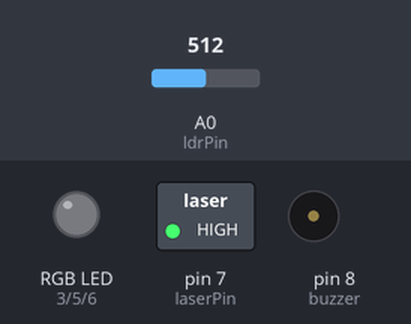
Recording of a sketch running on a simulated Arduino Uno, built with avr-gcc and run on an emulated ATmega328P. Parts: switched loads named in the sketch (green lamp = pin HIGH), an RGB LED mixed from three pins (HIGH = lit), buzzer (waves = sounding). The test bench sets the inputs (shaded band); at power-on: A0 (ldrPin) = 512.

Above: at 1.2 s.
1.3 s: A0 (ldrPin) set to 484
At 8.3 s:
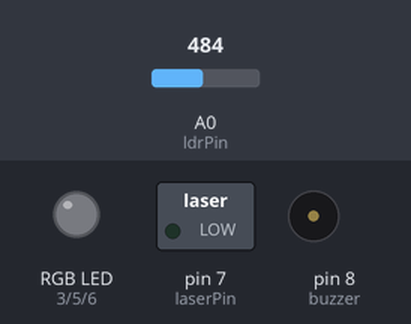
At 9.3 s:
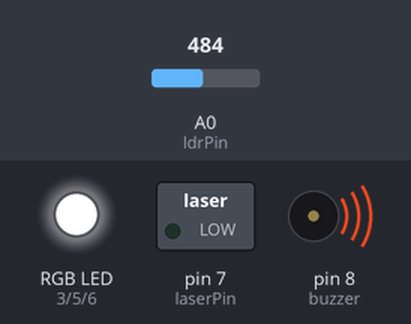
Timing chart, 0 to 10.3 s (numbered marks = the images above; inputs shaded):
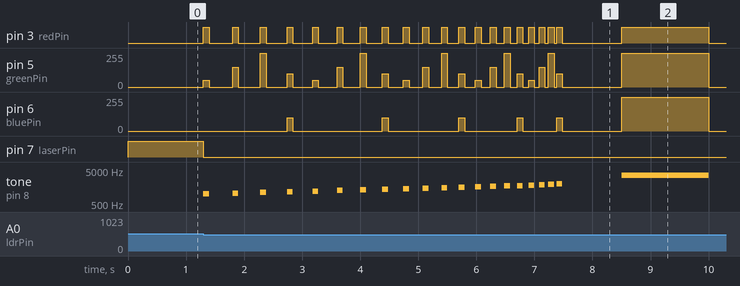

Measured:
- the behaviour switches between 500 and 499 on A0 (ldrPin) (found by bisection; images 0 and 1)
- after the input at 1.3 s, pin 3 (redPin): LOW → HIGH at once, → LOW 0.10 s later, → HIGH 0.40 s later, → LOW 0.10 s later, … (42 changes in this stretch); pin 5 (greenPin): 0/255 → 50/255 at once, → 0/255 0.10 s later, → 150/255 0.40 s later, → 0/255 0.10 s later, … (42 changes in this stretch)

The sketch:

alarmaLaser.ino
```cpp
// Pines
int buzzer = 8;
int redPin = 3;
int greenPin = 5;
int bluePin = 6;
int ldrPin = A0;     // Entrada analógica para la LDR
int laserPin = 7;    // Pin digital para controlar el láser

int laserThreshold = 500; // Ajusta este valor según tu entorno

void setup() {
  pinMode(buzzer, OUTPUT);
  pinMode(redPin, OUTPUT);
  pinMode(greenPin, OUTPUT);
  pinMode(bluePin, OUTPUT);
  pinMode(ldrPin, INPUT);
  pinMode(laserPin, OUTPUT);

  digitalWrite(laserPin, HIGH); // Encender el láser al iniciar
}

void loop() {
  int ldrValue = analogRead(ldrPin);

  if (ldrValue < laserThreshold) {
    digitalWrite(laserPin, LOW); // Apagar láser durante la alarma (opcional)
    activarAlarma();
    digitalWrite(laserPin, HIGH); // Volver a encender después
  }
}

// Función de alarma con pip acelerado, colores cálidos y pitido final largo
void activarAlarma() {
  for (int i = 0; i < 20; i++) {
    int delayTime = 500 - i * 20;
    if (delayTime < 100) delayTime = 100;

    int freq = 1000 + i * 50;
    int colorIndex = i % 4;

    tone(buzzer, freq, 100);
    setWarmColor(colorIndex);

    delay(100);
    noTone(buzzer);
    setWarmColor(-1);

    delay(delayTime - 100);
  }

  delay(1000);

  tone(buzzer, 3500);
  analogWrite(redPin, 255);
  analogWrite(greenPin, 255);
  analogWrite(bluePin, 255);
  delay(1500);
  noTone(buzzer);
  setWarmColor(-1);

  delay(5000);
}

// Colores cálidos sincronizados
void setWarmColor(int index) {
  switch (index) {
    case 0: analogWrite(redPin, 255); analogWrite(greenPin, 50);  analogWrite(bluePin, 0);   break; // Rojo intenso
    case 1: analogWrite(redPin, 255); analogWrite(greenPin, 150); analogWrite(bluePin, 0);   break; // Naranja
    case 2: analogWrite(redPin, 255); analogWrite(greenPin, 255); analogWrite(bluePin, 0);   break; // Amarillo
    case 3: analogWrite(redPin, 255); analogWrite(greenPin, 100); analogWrite(bluePin, 100); break; // Rosa cálido
    default: analogWrite(redPin, 0);  analogWrite(greenPin, 0);   analogWrite(bluePin, 0);   break; // Apagar
  }
}
```
